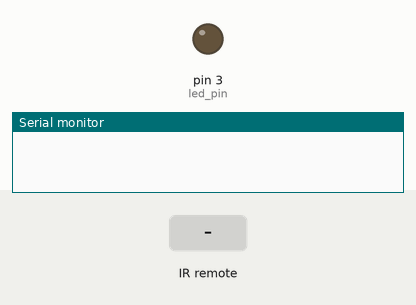
Bench run of a sketch on a simulated Arduino Uno, built with avr-gcc and run on an emulated ATmega328P. On the bench: output pins drawn as LEDs (lit = HIGH), the last lines printed to the serial monitor. Inputs (shaded band) come from the test bench.

Above: at 1.2 s.
1.3 s: infrared code 0xFD00FF received
At 1.9 s:
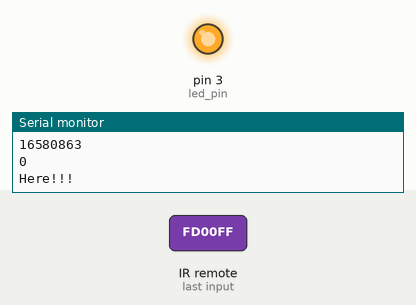
Timing chart, 0 to 4.3 s (numbered marks = the images above; inputs shaded):
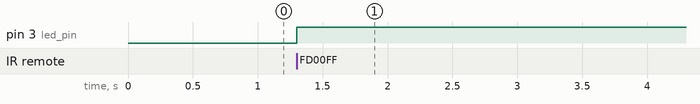

The sketch:

_32_1_irReceiver.ino
```cpp
// (licence header left out)
#include <IRremote.h>

int led_pin = 3;
int RECV_PIN = 9;

IRrecv irrecv(RECV_PIN);

decode_results results;

void setup()
{
  Serial.begin(9600);
  irrecv.enableIRIn(); // Start the receiver

  pinMode(led_pin, OUTPUT);
}

void loop() {
  if (irrecv.decode(&results)) {
    Serial.println(results.value);
    Serial.println(digitalRead(led_pin));

    if(results.value == 16580863){
      if(digitalRead(led_pin) == LOW){
        digitalWrite(led_pin, HIGH);
        Serial.println("Here!!!");
      }else{
        digitalWrite(led_pin, LOW);
        Serial.println("Here2!!!");
      }

    }

    irrecv.resume(); // Receive the next value

  }
}
```

Measured:
- after the input at 1.3 s, pin 3 (led_pin): LOW → HIGH at once
